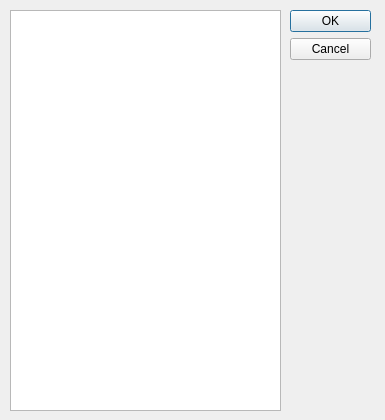
<ui version="4.0" >
 <class>RemoteClients</class>
 <widget class="QDialog" name="RemoteClients" >
  <property name="windowModality" >
   <enum>Qt::ApplicationModal</enum>
  </property>
  <property name="geometry" >
   <rect>
    <x>0</x>
    <y>0</y>
    <width>385</width>
    <height>420</height>
   </rect>
  </property>
  <property name="sizePolicy" >
   <sizepolicy>
    <hsizetype>0</hsizetype>
    <vsizetype>0</vsizetype>
    <horstretch>0</horstretch>
    <verstretch>0</verstretch>
   </sizepolicy>
  </property>
  <property name="windowTitle" >
   <string>Remote Clients</string>
  </property>
  <widget class="QListWidget" name="listWidget" >
   <property name="geometry" >
    <rect>
     <x>10</x>
     <y>10</y>
     <width>271</width>
     <height>401</height>
    </rect>
   </property>
  </widget>
  <widget class="QDialogButtonBox" name="buttonBox" >
   <property name="geometry" >
    <rect>
     <x>290</x>
     <y>10</y>
     <width>81</width>
     <height>241</height>
    </rect>
   </property>
   <property name="orientation" >
    <enum>Qt::Vertical</enum>
   </property>
   <property name="standardButtons" >
    <set>QDialogButtonBox::Cancel|QDialogButtonBox::NoButton|QDialogButtonBox::Ok</set>
   </property>
  </widget>
 </widget>
 <resources/>
 <connections>
  <connection>
   <sender>buttonBox</sender>
   <signal>accepted()</signal>
   <receiver>RemoteClients</receiver>
   <slot>accept()</slot>
   <hints>
    <hint type="sourcelabel" >
     <x>248</x>
     <y>254</y>
    </hint>
    <hint type="destinationlabel" >
     <x>157</x>
     <y>274</y>
    </hint>
   </hints>
  </connection>
  <connection>
   <sender>buttonBox</sender>
   <signal>rejected()</signal>
   <receiver>RemoteClients</receiver>
   <slot>reject()</slot>
   <hints>
    <hint type="sourcelabel" >
     <x>316</x>
     <y>260</y>
    </hint>
    <hint type="destinationlabel" >
     <x>286</x>
     <y>274</y>
    </hint>
   </hints>
  </connection>
  <connection>
   <sender>listWidget</sender>
   <signal>itemClicked(QListWidgetItem*)</signal>
   <receiver>RemoteClients</receiver>
   <slot></slot>
   <hints>
    <hint type="sourcelabel" >
     <x>149</x>
     <y>240</y>
    </hint>
    <hint type="destinationlabel" >
     <x>200</x>
     <y>239</y>
    </hint>
   </hints>
  </connection>
 </connections>
</ui>
